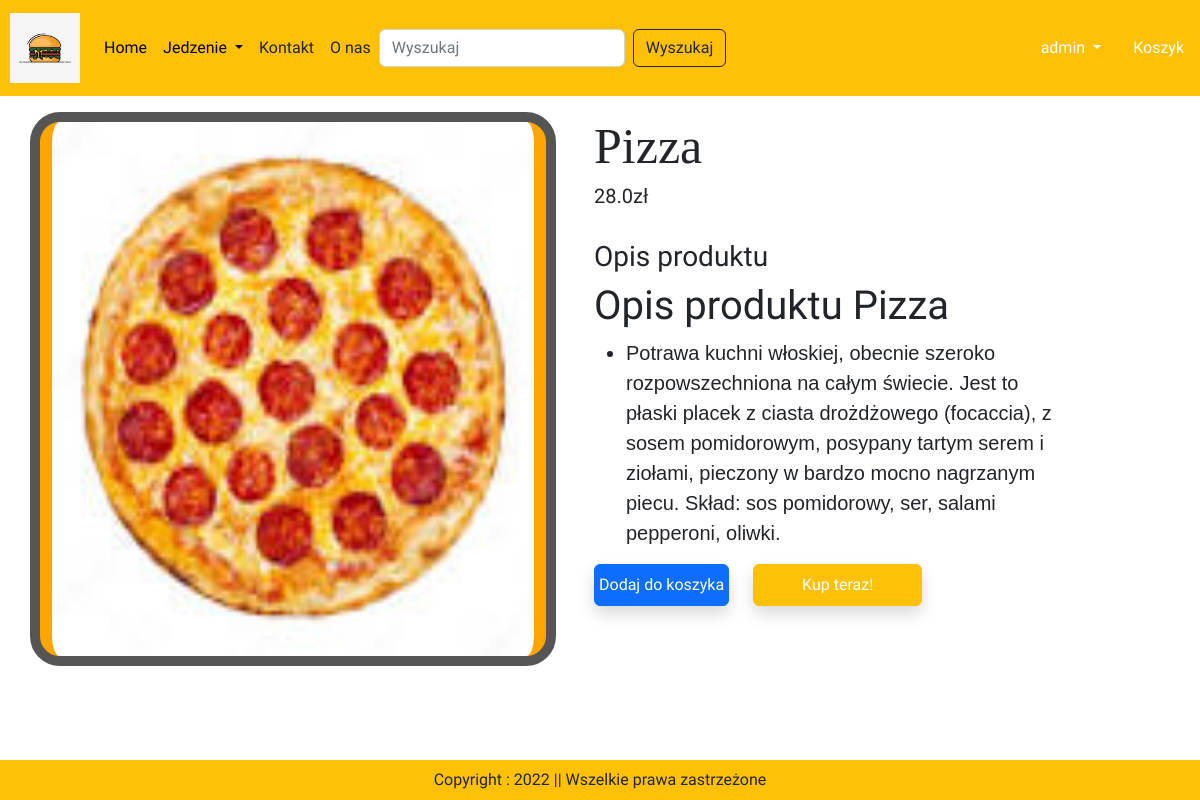
Page /product-desc/2 (signed in) on the committed database.
### app/models.py (models this page shows)
class Product(models.Model):
    nazwa = models.CharField(max_length=255)
    cena = models.FloatField()
    desc = models.TextField()
    kategoria = models.CharField(choices = FOOD_CHOICES, max_length=3)
    prod_image = models.ImageField(upload_to='product')
    def __str__(self):
        return self.nazwa

### app/views.py (the view)
# urls.py: path('product-desc/<int:pk>', views.ProductDesc.as_view(), name="product-desc"),
@method_decorator(login_required, name='dispatch')
class ProductDesc(View):
    def get(self, request, pk):
        totalitem = 0
        if request.user.is_authenticated:
            totalitem = len(Basket.objects.filter(user=request.user))
        product = Product.objects.get(pk = pk)
        return render(request, "app/productdesc.html", locals())

### app/templates/app/productdesc.html (shortened to what this page needs)
{% extends 'app/base.html' %}
{% load static %}
{% block main-content %}
    <div class="container" style="display: flex;">
        <div class="row flex justify-content-between" >
            <img src="{{ product.prod_image.url }}" style="margin-right: 350px; border: 10px solid #555; background-color: orange; border-radius: 30px" alt="" class="image col-xs-6 col-sm-12 col-lg-12 mt-3 text-sm-center w-55 h-150">
        </div>
        <div class="productdesc col-lg-5" style="margin-left: 50px; margin-top: 20px;">
            <h1 style="font-family: Georgia; font-size: 50px;">{{product.nazwa}}</h1>
            <h5>{{product.cena}}zł</h5>
            <br><h3>Opis produktu</h3>
            <h1>Opis produktu {{ product }}</h1>
            <ul class="fs-5" style="font-family: 'Lucida Sans', 'Lucida Sans Regular', 'Lucida Grande', 'Lucida Sans Unicode', Geneva, Verdana, sans-serif;">
                <li>{{product.desc}}</li>
            </ul>
            <div style= "display: flex; margin-bottom: 60px;">
                <form action="/add-to-basket" class="d-inline">
                    <button style=";" type="submit" class="btn btn-primary shadow px-1 py-2">Dodaj do koszyka</button>
                </form>
                <form action="/buy-now" class"d-inline">
                    <a href="{% url 'checkout' %}" class="btn btn-warning shadow px-5 py-2 ms-4 text-white" style="">Kup teraz!</a>
                </form>
            </div>
        </div>
    </div>
{% endblock main-content%}

### app/templates/app/base.html (shortened to what this page needs)
<!DOCTYPE html>
{% load static %}
<html lang="en">
<head>
    <link href="https://cdn.jsdelivr.net/npm/bootstrap@5.2.3/dist/css/bootstrap.min.css" rel="stylesheet">
    <link rel="stylesheet" href="{% static 'app/css/all.min.css' %}"/>
    <link rel="stylesheet" href="{% static 'app/css/owl.carousel.min.css' %}"/>
    <link rel="stylesheet" href="{% static 'app/css/style.css' %}"/>
  </head>
<body>
    <nav class="navbar navbar-expand-lg navbar-dark bg-warning">
        <a class="navbar-brand" href="#">
          <img style = "margin-left: 10px"src="{% static "app/images/burgerlogo.jpg" %}" width="70" height="70" />
        </a>
        <div class="collapse navbar-collapse" id="navbarSupportedContent">
          <ul class="navbar-nav mr-auto">
            {% if request.user.is_authenticated %}
            <li class="nav-item active">
              <a class="nav-link" style="color: black" href="/">Home <span class="sr-only">(current)</span></a>
            </li>
            <li class="nav-item dropdown">
              <a class="nav-link dropdown-toggle" style="color: black" href="#" id="navbarDropdown" role="button" data-bs-toggle="dropdown" aria-haspopup="true" aria-expanded="false">
                Jedzenie
              </a>
            </li>
            <li class="nav-item">
              <a class="nav-link text-dark" href="{% url 'kontakt' %}">Kontakt</a>
            </li>
            <li class="nav-item">
              <a class="nav-link text-dark" href="{% url 'onas' %}">O nas</a>
            </li>
          </ul>
          <form class="d-flex" role="search" action = "/search">
            <input class="form-control me-2" type="search" placeholder="Wyszukaj" name="search" aria-label="Search">
            <button class="btn btn-outline-dark" type="submit">Wyszukaj</button>
          </form>
        </div>
        <ul class="navbar-nav me-auto mb-2 mb-lg-0">
          <li class="nav-item dropdown mx-2">
            <a class = "nav-link dropdown-toggle text-white" href="#" id="profileDropdown" role="button" data-bs-toggle="dropdown" aria-expanded="false"> {{user}} </a>
          </li>
          <li class="nav-item mx-2">
            <a href="{% url 'showbasket' %}" class="nav-link text-white"> Koszyk </a>
          </li>
          {% endif %}
        </ul>
      </nav>
      {% block main-content %}{% endblock main-content %}
      <footer class="container-fluid fixed-bottom bg-warning text-center p-2 mt-5">
        Copyright : 2022 || Wszelkie prawa zastrzeżone
      </footer>
</body>
</html>

### app/templates/app/base.html (style rules this page uses)
body { font-family: 'Fredoka One', cursive; }

### rows in the picture
Product: prod_image (picture), nazwa "Pizza", cena "28.0", desc "Potrawa kuchni włoskiej, obecnie szeroko rozpowszechniona na całym świecie. Jest to płaski placek z ciasta drożdżowego (focaccia), z sosem pomidorowym, posypany tartym serem i ziołami, pieczony w bardzo mocno nagrzanym piecu. Skład: sos pomidorowy, ser, salami pepperoni, oliwki."

### other values in the picture
{{ user }} "admin"
